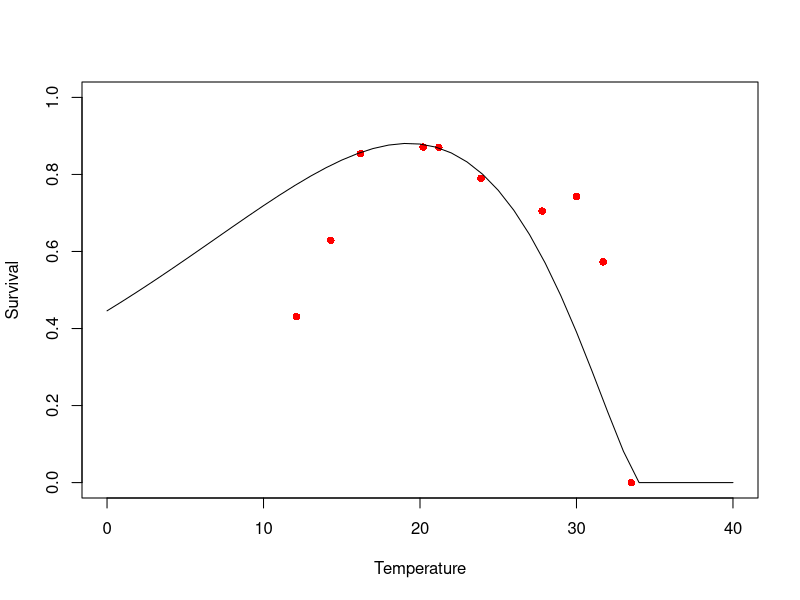

Write the R code that produced this figure.
#############################################################
## Code to fit curve to Baetidae spp mortality rates to data
#############################################################

library(readxl)
library(minpack.lm)
library(tidyverse)
library(car)
library(boot)
BAETVitalRates <- read_excel("VitalRates.xlsx", sheet = "Baetid Mortality Rates")
BAETVitalRates <- as.data.frame(BAETVitalRates)

flow.surv.fit <- function(magnitude, mortality, Qmin){
  x <- magnitude # rename x and y
  y <- 1 - mortality # convert to survival
  df <- as.data.frame(cbind(x,y))
  df <- rbind(df, c(Qmin, 1.11))  # make sure we specify that we have 100% survival at Qmin (0.25)
  nls.fit <- nlsLM(formula = (y ~ k* exp(-h*x)), data = df, start = c(k = 1, h = 1)) # fit to negative exponential function
  return(nls.fit)
}

flow.surv.rate <- function(h, k, max, min, interval, Qmin) {
  Q <- seq(min, max, by = interval)
  surv <- k*(exp(-h*Q))
  surv.df <- as.data.frame(cbind(Q, surv))
  surv.df$surv[which(surv.df$Q <= Qmin)] <- 1
  return(surv.df)
}

surv.fit.BAET <- flow.surv.fit(BAETVitalRates$`Max Event Discharge/Bankfull Discharge`, BAETVitalRates$Mortality, 0.25)
surv.df.BAET <- flow.surv.rate(surv.fit.BAET$m$getPars()[2] , surv.fit.BAET$m$getPars()[1], 4, 0.001, 0.001, 0.25)

# Calculate Development Time Based on Literature
BAETDevRates <- read_excel("VitalRates.xlsx", sheet = "Baetid Development")
BAETDevRates <- as.data.frame(BAETDevRates)
polyfit <- nlsLM(DevelopmentTime ~ a*Temperature^4 + b* Temperature ^3 + c*Temperature ^2 +d*Temperature  + e, data = BAETDevRates, start = c(a = 1, b =1, c = 1, d = 1, e = 1))

devtime <- function(x){
  a <- 2.525e-03*x^4 -2.508e-01*x^3+  9.379e+00*x^2 -1.580e+02*x +  1.040e+03 
  return(a)
}

MaturationRate <- function(x){
  a <- 1/x
  return(a)
}

# Calculate Temperature Dependent Survival
BAETSurvRate <- read_excel("VitalRates.xlsx", sheet = "Baetid Survival Rates")
BAETSurvRate <- as.data.frame(BAETSurvRate)
#fit <- nlsLM(logit(Survival) ~ a*Temperature^4 + b*Temperature^3 + c*Temperature^2 + d*Temperature + e, data = BAETSurvRate, start = c(a = 1, b = 1, c = 1, d = 1, e = 1))
#inv.logit(predict(fit))
#-0.02837*x^2 + 1.21299*x  -10.92723
# TempSurv <- function(n){
#   a <-  -0.05795*n^2 + 2.40764*n -21.94990
#   return(inv.logit(a))
# }
# 
# TempSurv <- function(n){
#   a <- -8.939e-05*n^4+  5.500e-03*n^3 -1.199e-01*n^2+  1.249e+00*n -5.109e+00
#   return(inv.logit(a))
# }
# # 
min.RSS <- function(par){
  mod <- dnbinom(as.integer(-BAETSurvRate$Temperature + 34), size = par[2], prob = par[1])
  a <- sum(BAETSurvRate$Survival - (mod*(max(BAETSurvRate$Survival)/max(mod))))^2
}
params <- optim(par = c(0.2, 4), fn = min.RSS, method = "BFGS")

TempSurv_BAET <- function(n){
  if (n <= 0){
    a <- 0
  }else {
  a <-  dnbinom(as.integer(-n + 34), size = params$par[2] , prob = params$par[1])*(max(BAETSurvRate$Survival)/max(dnbinom(as.integer(-BAETSurvRate$Temperature + 34), size =params$par[2], prob = params$par[1])))
  }
   return((a))
}


# ggplot(surv.df.BAET, aes(x = Q, y = surv))+
#   geom_line()+
#   geom_point(data = BAETVitalRates, aes(x = `Max Event Discharge/Bankfull Discharge` , y = 1-(Mortality), color = Citation))+
#   #coord_cartesian(ylim = c(0,1)) +
#   ylab('Immediate Post-Disturbance Survival') +
#   theme_bw()+
#   xlab('`Max Event Discharge/Bankfull Discharge`')
# 
# 
tem <- seq(0, 40, by = 1)
plot(BAETSurvRate$Temperature, BAETSurvRate$Survival, col = "red", pch = 16, xlab = "Temperature", ylab = "Survival", xlim = c(0,40), ylim = c(0, 1))
#plot(tem, TempSurv(tem))
lines(tem,  dnbinom(as.integer(-tem + 33), size = params$par[2] , prob = params$par[1])*(max(BAETSurvRate$Survival)/max(dnbinom(as.integer(-BAETSurvRate$Temperature + 33), size =params$par[2], prob = params$par[1]))))
# plot(temp, s, xlab = "Temperature C", ylab = "Survival", col = "red", pch = 16, cex = 1.5, xlim = c(0,40), ylim = c(0,1))
# points(temp, predict(fit.betalogit), col = "blue", pch = 1)
# points(temp, inv.logit(predict(fit4)), col = "hotpink", pch = 2)
# points(temp, inv.logit(predict(fit2)), col = "green", pch = 5)     
# legend(-0.5, 1, legend=c("Data", "Beta Regression 2D Poly", "Logit 4D Poly", "Logit 2D Poly"),
#        col=c("red", "blue", "hotpink", "green"), pch=c(16, 1, 2, 5), cex=0.8)     
